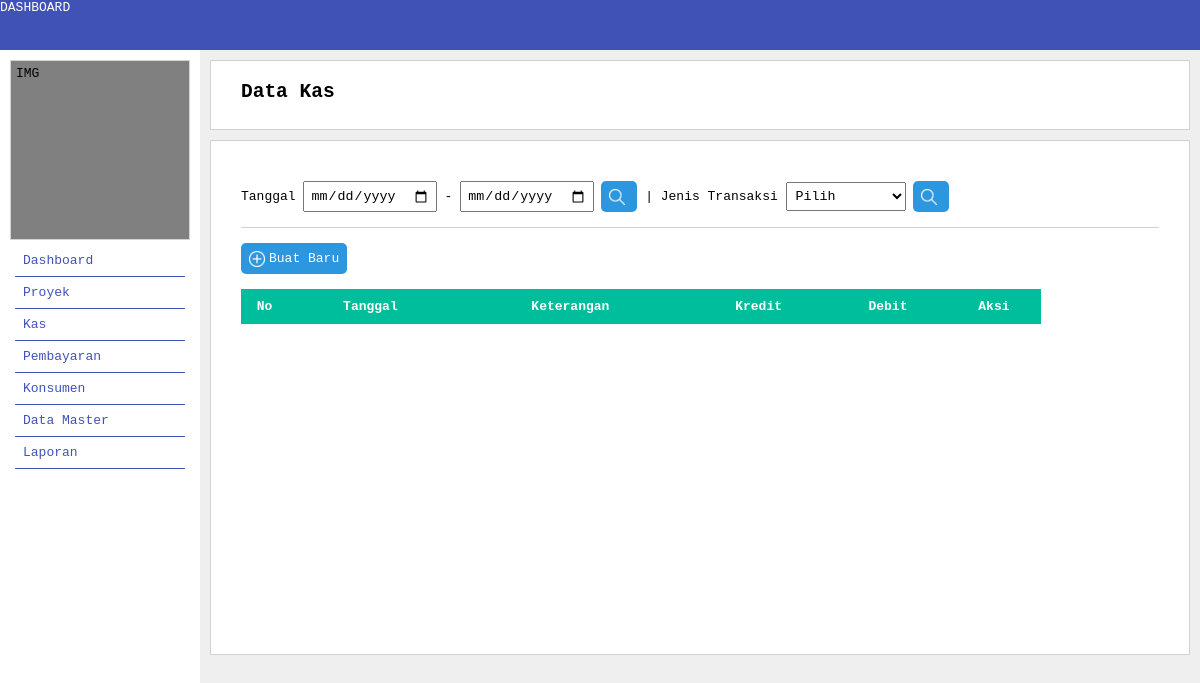
Page /index.php/kas/Index on the earlier database version.
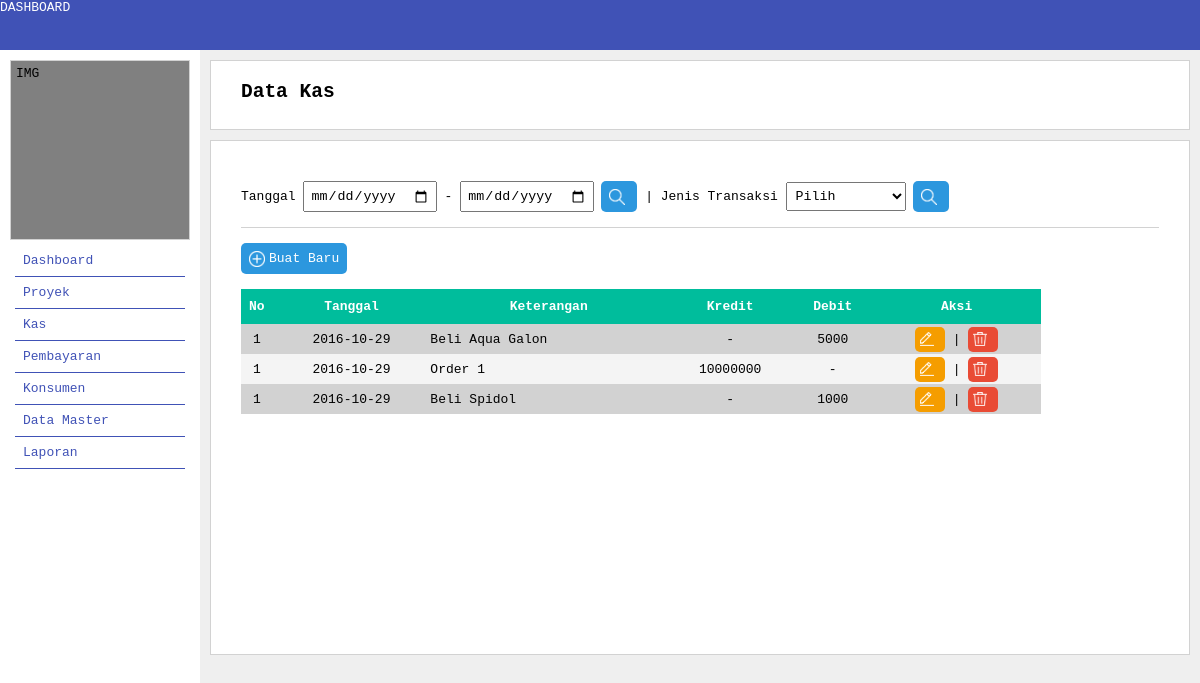
Same page on the later database version.
### tables this page shows
CREATE TABLE IF NOT EXISTS `tb_kas` (
  `id_kas` varchar(8) NOT NULL,
  `tanggal_transaksi` date DEFAULT NULL,
  `jenis_transaksi` varchar(2) DEFAULT NULL,
  `keterangan_transaksi` varchar(30) DEFAULT NULL,
  `nominal_transaksi` float DEFAULT NULL,
  PRIMARY KEY (`id_kas`)
);

### application/controllers/Kas.php (called while the page is built, shortened)
<?php
    class Kas extends CI_Controller{
		function Index(){
			$this->load->model('kas_model');
			$data['kas'] = $this->kas_model->getdata_kas();
			$this->load->view('kas/v_tbl_kas.php',$data);
		}
    }
?>

### index.php (called while the page is built, shortened)
<?php
require_once BASEPATH.'core/CodeIgniter.php';

### application/models/Kas_model.php (called while the page is built, shortened)
<?php
class Kas_model extends CI_Model {
	public function getdata_kas(){
    $q = $this->db->get('tb_kas');
	return $q->result_array();
   }
}

### application/views/kas/v_tbl_kas.php (the view, shortened to what this page needs)
<?php include "/../templates/header.php"; ?>
	<div id="content">
		<div id="content-container">
			<div id="content-header">
				<h2>Data Kas</h2>
			</div>
			<div id="content-main">
				<div class="form-group">
					Tanggal
					<input type="date" name="tanggal" placeholder="Id Konsumen" class="form-content"/>
					-
					<input type="date" name="tanggal" placeholder="Id Konsumen" class="form-content"/>
					<button type="submit" class="button">
						<span class="button-icon">
							<img src="<?php echo base_url("style/icon/search.png"); ?>" width="16px" height="16px">
						</span>
					</button>
					|
					Jenis Transaksi
					<select name="jenis_transaksi" class="form-content">
						<option>Pilih</option>
					</select>
					<button type="submit" class="button">
						<span class="button-icon">
							<img src="<?php echo base_url("style/icon/search.png"); ?>" width="16px" height="16px">
						</span>
					</button>
				</div>
				<br/><div class="line-separator"></div><br/>
				<a href="<?php echo base_url() ?>kas/inputkas" class="button">
					<span class="button-icon">
						<img src="<?php echo base_url("style/icon/add.png"); ?>" width="16px" height="16px">
					</span>
					<div class="button-label">
						Buat Baru
					</div>
				</a><br/><br/>
				<table class="table-strip">
					<tr>
						<th>No</th>
						<th>Tanggal</th>
						<th>Keterangan</th>
						<th>Kredit</th>
						<th>Debit</th>
						<th>Aksi</th>
					</tr>
					<?php
						foreach ($kas as $row) {
							$id_kas = $row['id_kas'];
							$tanggal = $row['tanggal_transaksi'];
							$keterangan = $row['keterangan_transaksi'];
							$jenis_transaksi = $row['jenis_transaksi'];
							$nominal = $row['nominal_transaksi'];
							if($jenis_transaksi=="CR"){
								$db = "-";
								$cr = $nominal;
							} elseif($jenis_transaksi=="DB"){
								$db = $nominal;
								$cr = "-";
							}
					?>
					<tr align="center">
						<td>1</td>
						<td><?php echo $tanggal ?></td>
						<td align="left"><?php echo $keterangan ?></td>
						<td><?php echo $cr ?></td>
						<td><?php echo $db ?></td>
						<td>
							<center>
								<a href="<?php echo base_url() ?>kas/editkas/<?php echo $id_kas; ?>" class="button-cancel button-small">
									<span class="button-icon">
										<img src="<?php echo base_url("style/icon/edit.png"); ?>" width="14px" height="14px">
									</span>
								</a>
								|
								<a href="<?php echo base_url() ?>konsumen/hapuskonsumen>" class="button-delete button-small">
									<span class="button-icon">
										<img src="<?php echo base_url("style/icon/delete.png"); ?>" width="14px" height="14px">
									</span>
								</a>
							</center>
						</td>
					</tr>
					<?php } ?>
				</table>
			</div>
		</div>
	</div>
<?php include "/../templates/footer.php"; ?>

### application/views/templates/header.php (shortened to what this page needs)
<!DOCTYPE html>
<html lang="en">
<html>
<head>
	<link rel="stylesheet" href="<?php echo base_url("style/css/custom.css"); ?>" />
</head>
<body>
	<div id="header">
		DASHBOARD
	</div>
	<div id="nav">
		<div id="nav-container">
			<div id="nav-container-img">
				IMG
			</div>
			<div id="nav-container-link">
				<ul>
					<li><a href="#">Dashboard</a></li>
					<li><a href="#">Proyek</a>
					</li>
                    <li><a href="<?php echo base_url()?>kas">Kas</a>
                    </li>
					<li><a href="#">Pembayaran</a></li>
                    <li><a href="<?php echo base_url()?>konsumen">Konsumen</a></li>
                    <li><a href="#">Data Master</a>
					</li>
					<li><a href="#">Laporan</a></li>
				</ul>
			</div>
		</div>
	</div>

### style/css/custom.css (style rules this page uses)
* { font-family: monospace; padding: 0px; margin: 0px; box-sizing: border-box; }
#header { background-color: #4052B6; color: white; position: absolute; z-index: 1; width: 100%; height: 50px; }
#nav { position: absolute; background-color: white; height: 100vh; width: 200px; }
#nav-container { margin-top: 55px; margin-left: 5px; width: 190px; background-color: white; padding: 5px; }
#nav-container-img { background-color: grey; padding: 5px; height: 180px; border: solid 0.5px #d2d2d2; }
#nav-container-link { background-color: white; padding: 5px; }
#nav-container-link ul { list-style: none; }
#nav-container-link li { padding: 8px; background-color: white; border-bottom: solid 1px #4052B6; }
#nav-container-link a { text-decoration: none; color:#4052B6; }
#content { background-color: blue; height: 100vh; }
#content-container { width: 100%; height: 100vh; background-color: #EFEFEF; padding-left: 205px; padding-top: 55px; }
#content-header { margin: 5px; margin-right: 10px; height: 70px; border: solid 0.5px #d2d2d2; padding-left:30px; padding-top:20px; background-color:white; }
#content-main { margin: 5px; margin-top: 10px; margin-right: 10px; height: 515px; padding-left:30px; padding-top:30px; padding-right: 30px; background-color:white; border: solid 0.5px #d2d2d2; }
.form-group { display:block; }
.form-content { display:inline-block; padding: 5px; margin-top: 10px; }
.table-strip { width:800px; border-collapse: collapse; }
th { height:35px; background: #00BD9C; color: white; }
td { height:30px; }
tr:nth-child(odd) { background-color: #f4f4f4; }
tr:nth-child(even) { background-color: #d2d2d2; }
.button { padding:8px; background-color:#2C97DE ; border:none; border-radius: 5px; display: inline-block; text-decoration: none; }
.button-cancel { padding:8px; background-color:#F59D00; border:none; border-radius: 5px; display: inline-block; text-decoration: none; }
.button-delete { padding:8px; background-color:#E94B35; border:none; border-radius: 5px; display: inline-block; text-decoration: none; }
.button-icon { z-index: 0; position: absolute; }
.button-label { margin-top: 10px; display: inline; margin-left: 20px; color: white; }
.button-small { padding: 5px; }
.line-separator { border-bottom:0.5px solid #d2d2d2; }

Differences in the rows shown:
added tb_kas: tanggal_transaksi "2016-10-29", keterangan_transaksi "Beli Aqua Galon", jenis_transaksi "-", nominal_transaksi "5000"
added tb_kas: tanggal_transaksi "2016-10-29", keterangan_transaksi "Order 1", nominal_transaksi "10000000", jenis_transaksi "-"
added tb_kas: tanggal_transaksi "2016-10-29", keterangan_transaksi "Beli Spidol", jenis_transaksi "-", nominal_transaksi "1000"
